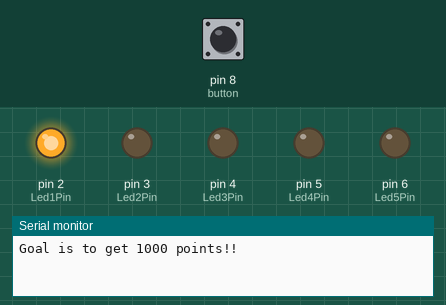
Bench run of a sketch on a simulated Arduino Uno, built with avr-gcc and run on an emulated ATmega328P. On the bench: output pins drawn as LEDs (lit = HIGH), the last lines printed to the serial monitor. Dashed ring = blinking. The test bench sets the inputs (shaded band); at power-on: pin 8 (button) HIGH.

Above: at 1.2 s.
1.3 s: pin 8 (button) pulled LOW for 0.15 s
At 1.4 s:
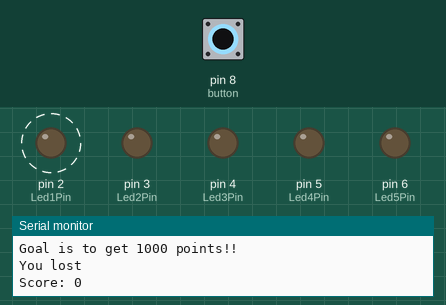
4.3 s: pin 8 (button) pulled LOW for 3.2 s
At 10.0 s:
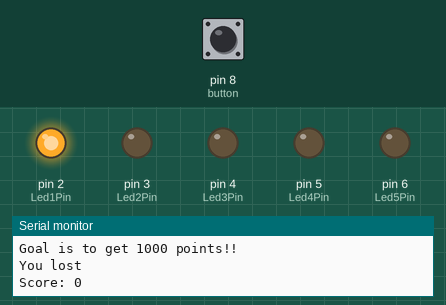
12.5 s: pin 8 (button) pulled LOW for 1 s
At 20.1 s:
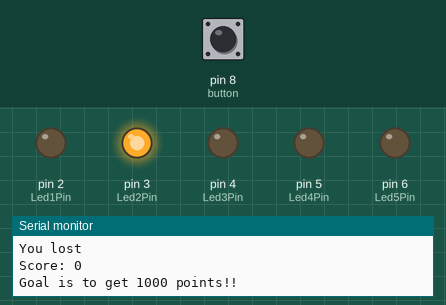
Timing chart, 0 to 27.5 s (numbered marks = the images above; inputs shaded):
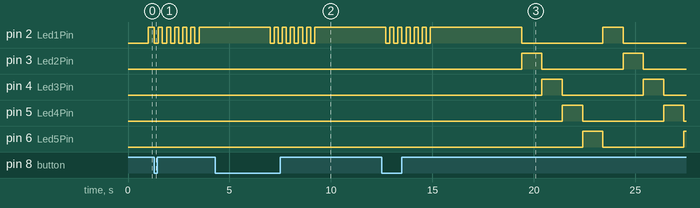

The sketch:

LEDGame_Button.ino
```cpp
int Led1Pin = 2;
int Led2Pin = 3;
int Led3Pin = 4;
int Led4Pin = 5;
int Led5Pin = 6;

int button = 8;


int posistion = 0;

int time = 1000;

long next = millis();

void setup()
{
  pinMode(Led1Pin, OUTPUT);
  pinMode(Led2Pin, OUTPUT);
  pinMode(Led3Pin, OUTPUT);
  pinMode(Led4Pin, OUTPUT);
  pinMode(Led5Pin, OUTPUT);
  pinMode(button, INPUT_PULLUP);

  Serial.begin(9600);

  newGame();
}

void loop()
{
  if(millis() - next >= time)
  {
    next = millis();

    posistion++;
    if(posistion >= 6) posistion = 1;

    move(posistion);
  }

  if(digitalRead(button) == LOW) {

    if(posistion == 3)
    {
      digitalWrite(Led3Pin, LOW);
      delay(50);
      digitalWrite(Led3Pin, HIGH);

      if(time > 700)
      {
        time -= 100;
      } else if (time > 500)
      {
        time -= 50;
      } else if (time > 300)
      {
        time -= 25;
      } else if (time > 10)
      {
        time -= 10;
      } else if (time > 1)
      {
        time -= 1;
      }

      Serial.print("Score: ");
      Serial.println(1000 - time);
  }
  else{

      Serial.println("You lost");
      Serial.print("Score: ");
      Serial.println(1000 - time);

      for (int x = 0; x <= 10; x++)
      {
        if(digitalRead(posistion + 1) == LOW)
        {
          digitalWrite(posistion + 1, HIGH);
        }
        else
        {
          digitalWrite(posistion + 1, LOW);
        }
        delay(200);
      }

      digitalWrite(Led1Pin,HIGH);
      delay(500);
      if (time < 800)
      {
        digitalWrite(Led2Pin, HIGH);
        delay(500);
      }
      if (time < 600)
      {
        digitalWrite(Led3Pin, HIGH);
        delay(500);
      }
      if (time < 250)
      {
        digitalWrite(Led4Pin, HIGH);
        delay(500);
      }
      if (time < 100)
      {
        digitalWrite(Led5Pin, HIGH);
        delay(500);
      }
      delay(3000);

      newGame();
  }
}
}

void move(int posistion)
{
for (int x = Led1Pin; x <= Led5Pin;x++)
{
  digitalWrite(x, LOW);
}

digitalWrite(posistion + 1, HIGH);
}

void newGame()
{
  posistion = 0;
  time = 1000;
  Serial.println("Goal is to get 1000 points!!");
}
```

Measured:
- after the input at 1.3 s, pin 3 (Led2Pin): stays LOW (without the input it goes to HIGH after 0.70 s); pin 4 (Led3Pin): stays LOW (without the input it goes to HIGH after 1.7 s); pin 5 (Led4Pin): stays LOW (without the input it goes to HIGH after 2.7 s)
- after the input at 4.3 s, pin 3 (Led2Pin): stays LOW (without the input it goes to HIGH after 3.7 s); pin 4 (Led3Pin): stays LOW (without the input it goes to HIGH after 4.7 s); pin 5 (Led4Pin): stays LOW (without the input it goes to HIGH after 5.7 s); pin 6 (Led5Pin): stays LOW (without the input it goes to HIGH after 6.7 s)
